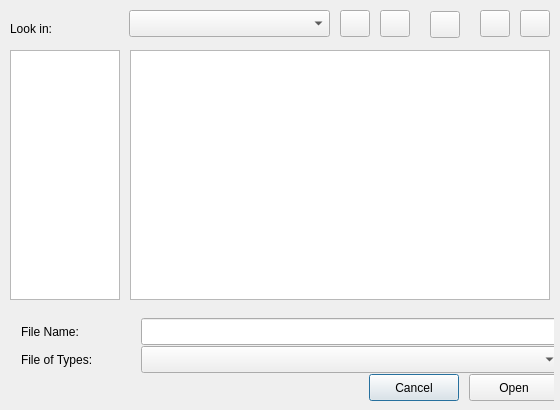
<?xml version="1.0" encoding="UTF-8"?>
<ui version="4.0">
 <class>CustomFileDialog</class>
 <widget class="QDialog" name="CustomFileDialog">
  <property name="geometry">
   <rect>
    <x>0</x>
    <y>0</y>
    <width>560</width>
    <height>410</height>
   </rect>
  </property>
  <property name="windowTitle">
   <string>Open</string>
  </property>
  <widget class="QLabel" name="label">
   <property name="geometry">
    <rect>
     <x>10</x>
     <y>14</y>
     <width>116</width>
     <height>22</height>
    </rect>
   </property>
   <property name="text">
    <string>Look in:</string>
   </property>
   <property name="alignment">
    <set>Qt::AlignBottom|Qt::AlignLeading|Qt::AlignLeft</set>
   </property>
   <property name="wordWrap">
    <bool>true</bool>
   </property>
  </widget>
  <widget class="QComboBox" name="CB_pathHistory">
   <property name="geometry">
    <rect>
     <x>129</x>
     <y>10</y>
     <width>201</width>
     <height>27</height>
    </rect>
   </property>
  </widget>
  <widget class="QPushButton" name="PB_navigateBackward">
   <property name="geometry">
    <rect>
     <x>340</x>
     <y>10</y>
     <width>30</width>
     <height>27</height>
    </rect>
   </property>
   <property name="toolTip">
    <string>Back</string>
   </property>
   <property name="text">
    <string/>
   </property>
   <property name="icon">
    <iconset>
     <normaloff>../../../../usr/os-bin/images/back.png</normaloff>../../../../usr/os-bin/images/back.png</iconset>
   </property>
   <property name="iconSize">
    <size>
     <width>16</width>
     <height>16</height>
    </size>
   </property>
   <property name="autoDefault">
    <bool>false</bool>
   </property>
   <property name="flat">
    <bool>false</bool>
   </property>
  </widget>
  <widget class="QPushButton" name="PB_navigateForward">
   <property name="geometry">
    <rect>
     <x>380</x>
     <y>10</y>
     <width>30</width>
     <height>27</height>
    </rect>
   </property>
   <property name="toolTip">
    <string>Forward</string>
   </property>
   <property name="text">
    <string/>
   </property>
   <property name="icon">
    <iconset>
     <normaloff>../../../../usr/os-bin/images/forward.png</normaloff>../../../../usr/os-bin/images/forward.png</iconset>
   </property>
   <property name="iconSize">
    <size>
     <width>16</width>
     <height>16</height>
    </size>
   </property>
   <property name="autoDefault">
    <bool>false</bool>
   </property>
   <property name="flat">
    <bool>false</bool>
   </property>
  </widget>
  <widget class="QPushButton" name="PB_IconView">
   <property name="geometry">
    <rect>
     <x>480</x>
     <y>10</y>
     <width>30</width>
     <height>27</height>
    </rect>
   </property>
   <property name="toolTip">
    <string>Icon View</string>
   </property>
   <property name="text">
    <string/>
   </property>
   <property name="icon">
    <iconset>
     <normaloff>../../../../usr/os-bin/images/IconView.png</normaloff>../../../../usr/os-bin/images/IconView.png</iconset>
   </property>
   <property name="iconSize">
    <size>
     <width>16</width>
     <height>16</height>
    </size>
   </property>
   <property name="checkable">
    <bool>true</bool>
   </property>
   <property name="checked">
    <bool>false</bool>
   </property>
   <property name="autoDefault">
    <bool>false</bool>
   </property>
   <property name="default">
    <bool>false</bool>
   </property>
   <property name="flat">
    <bool>false</bool>
   </property>
  </widget>
  <widget class="QPushButton" name="PB_ListView">
   <property name="geometry">
    <rect>
     <x>520</x>
     <y>10</y>
     <width>30</width>
     <height>27</height>
    </rect>
   </property>
   <property name="toolTip">
    <string>Detail View</string>
   </property>
   <property name="text">
    <string/>
   </property>
   <property name="icon">
    <iconset>
     <normaloff>../../../../usr/os-bin/images/listView.png</normaloff>../../../../usr/os-bin/images/listView.png</iconset>
   </property>
   <property name="checkable">
    <bool>true</bool>
   </property>
   <property name="autoDefault">
    <bool>false</bool>
   </property>
  </widget>
  <widget class="QPushButton" name="PB_parentDirectory">
   <property name="geometry">
    <rect>
     <x>430</x>
     <y>11</y>
     <width>30</width>
     <height>27</height>
    </rect>
   </property>
   <property name="minimumSize">
    <size>
     <width>30</width>
     <height>27</height>
    </size>
   </property>
   <property name="maximumSize">
    <size>
     <width>30</width>
     <height>27</height>
    </size>
   </property>
   <property name="toolTip">
    <string>Parent Directory</string>
   </property>
   <property name="text">
    <string/>
   </property>
   <property name="icon">
    <iconset>
     <normaloff>../../../../usr/os-bin/images/arrow_up.png</normaloff>../../../../usr/os-bin/images/arrow_up.png</iconset>
   </property>
   <property name="iconSize">
    <size>
     <width>16</width>
     <height>16</height>
    </size>
   </property>
   <property name="autoDefault">
    <bool>false</bool>
   </property>
  </widget>
  <widget class="QListWidget" name="LW_SideBar">
   <property name="geometry">
    <rect>
     <x>10</x>
     <y>50</y>
     <width>110</width>
     <height>250</height>
    </rect>
   </property>
  </widget>
  <widget class="QTreeView" name="TV_BrowseArea">
   <property name="geometry">
    <rect>
     <x>130</x>
     <y>50</y>
     <width>420</width>
     <height>250</height>
    </rect>
   </property>
   <property name="rootIsDecorated">
    <bool>false</bool>
   </property>
   <property name="itemsExpandable">
    <bool>false</bool>
   </property>
   <property name="expandsOnDoubleClick">
    <bool>false</bool>
   </property>
  </widget>
  <widget class="QListView" name="LV_BrowseArea">
   <property name="geometry">
    <rect>
     <x>130</x>
     <y>50</y>
     <width>420</width>
     <height>250</height>
    </rect>
   </property>
   <property name="movement">
    <enum>QListView::Static</enum>
   </property>
   <property name="spacing">
    <number>10</number>
   </property>
   <property name="gridSize">
    <size>
     <width>100</width>
     <height>50</height>
    </size>
   </property>
   <property name="viewMode">
    <enum>QListView::IconMode</enum>
   </property>
   <property name="uniformItemSizes">
    <bool>false</bool>
   </property>
   <property name="wordWrap">
    <bool>false</bool>
   </property>
  </widget>
  <widget class="QWidget" name="layoutWidget">
   <property name="geometry">
    <rect>
     <x>10</x>
     <y>307</y>
     <width>544</width>
     <height>101</height>
    </rect>
   </property>
   <layout class="QFormLayout" name="formLayout">
    <property name="horizontalSpacing">
     <number>0</number>
    </property>
    <item row="0" column="0">
     <layout class="QHBoxLayout" name="horizontalLayout">
      <property name="spacing">
       <number>10</number>
      </property>
      <item>
       <widget class="QLabel" name="LB_FolderFile">
        <property name="minimumSize">
         <size>
          <width>110</width>
          <height>27</height>
         </size>
        </property>
        <property name="maximumSize">
         <size>
          <width>110</width>
          <height>27</height>
         </size>
        </property>
        <property name="text">
         <string>File Name:</string>
        </property>
       </widget>
      </item>
      <item>
       <widget class="QLineEdit" name="LE_selectedFilesFolders">
        <property name="minimumSize">
         <size>
          <width>420</width>
          <height>27</height>
         </size>
        </property>
        <property name="maximumSize">
         <size>
          <width>420</width>
          <height>27</height>
         </size>
        </property>
       </widget>
      </item>
     </layout>
    </item>
    <item row="1" column="0">
     <layout class="QHBoxLayout" name="horizontalLayout_2">
      <property name="spacing">
       <number>10</number>
      </property>
      <item>
       <widget class="QLabel" name="LB_FileTypes">
        <property name="minimumSize">
         <size>
          <width>110</width>
          <height>27</height>
         </size>
        </property>
        <property name="maximumSize">
         <size>
          <width>110</width>
          <height>27</height>
         </size>
        </property>
        <property name="text">
         <string>File of Types:</string>
        </property>
       </widget>
      </item>
      <item>
       <widget class="QComboBox" name="CB_FilesTypes">
        <property name="minimumSize">
         <size>
          <width>420</width>
          <height>27</height>
         </size>
        </property>
        <property name="maximumSize">
         <size>
          <width>420</width>
          <height>27</height>
         </size>
        </property>
       </widget>
      </item>
     </layout>
    </item>
    <item row="2" column="0">
     <layout class="QHBoxLayout" name="horizontalLayout_3">
      <property name="spacing">
       <number>10</number>
      </property>
      <item>
       <spacer name="horizontalSpacer">
        <property name="orientation">
         <enum>Qt::Horizontal</enum>
        </property>
        <property name="sizeHint" stdset="0">
         <size>
          <width>348</width>
          <height>17</height>
         </size>
        </property>
       </spacer>
      </item>
      <item>
       <widget class="QPushButton" name="PB_Cancel">
        <property name="minimumSize">
         <size>
          <width>90</width>
          <height>27</height>
         </size>
        </property>
        <property name="maximumSize">
         <size>
          <width>90</width>
          <height>27</height>
         </size>
        </property>
        <property name="text">
         <string>Cancel</string>
        </property>
       </widget>
      </item>
      <item>
       <widget class="QPushButton" name="PB_Open">
        <property name="minimumSize">
         <size>
          <width>90</width>
          <height>27</height>
         </size>
        </property>
        <property name="maximumSize">
         <size>
          <width>90</width>
          <height>27</height>
         </size>
        </property>
        <property name="text">
         <string>Open</string>
        </property>
       </widget>
      </item>
     </layout>
    </item>
   </layout>
  </widget>
 </widget>
 <layoutdefault spacing="6" margin="11"/>
 <resources/>
 <connections/>
</ui>
